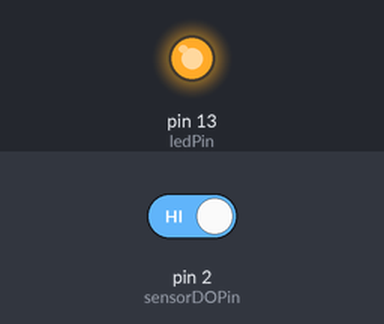
Bench run of a sketch on a simulated Arduino Uno, built with avr-gcc and run on an emulated ATmega328P. Shown: output pins drawn as LEDs (lit = HIGH). The test bench sets the inputs (shaded band); at power-on: pin 2 (sensorDOPin) HIGH.

Above: at 1.2 s.
1.3 s: pin 2 (sensorDOPin) driven LOW
At 2.5 s:
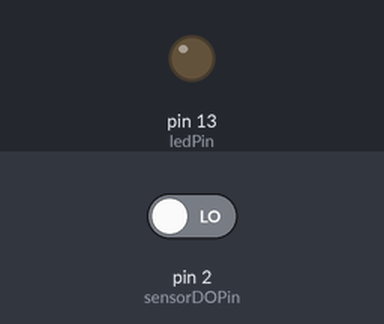
4.3 s: pin 2 (sensorDOPin) driven HIGH
At 4.8 s:
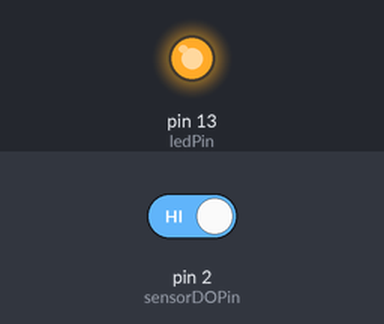
Timing chart, 0 to 7.3 s (numbered marks = the images above; inputs shaded):
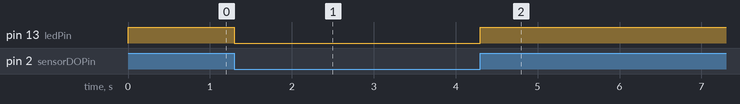

Measured:
- after the input at 1.3 s, pin 13 (ledPin): HIGH → LOW at once
- after the input at 4.3 s, pin 13 (ledPin): LOW → HIGH at once

The sketch:

capstone.ino
```cpp
#include <SoftwareSerial.h>
#define BT_RX 7
#define BT_TX 8

const int sensorDOPin = 2;
const int ledPin = 13;


int SensorState = 0;
SoftwareSerial HM10(BT_RX,BT_TX);

void setup() {

  pinMode(ledPin, OUTPUT);

  pinMode(sensorDOPin, INPUT);
  Serial.begin(9600);
  HM10.begin(9600);
}

void loop() {

  SensorState = digitalRead(sensorDOPin);


    if (SensorState == LOW) {

    digitalWrite(ledPin, LOW);
  }
  else {

    digitalWrite(ledPin, HIGH);
  }

  if (HM10.available()) {
    Serial.write(HM10.read());
  }
  if (Serial.available()) {
    HM10.write(Serial.read());
  }

}
```
